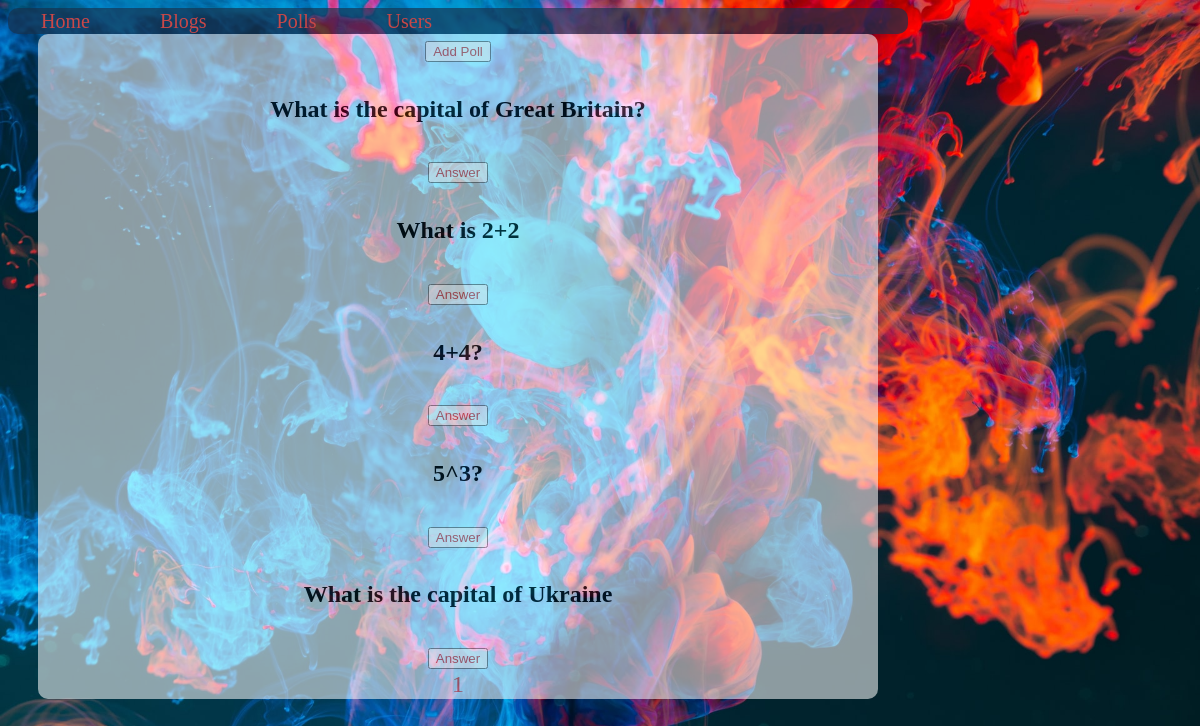
Screenshot of /polls/ with the database file from the repository.
### polls/models.py (models this page shows, shortened)
class Question(models.Model):
    text = models.TextField(blank=True)

### polls/views.py (the view)
# urls.py: path('', views.index, name='blogs_main'),
def index(request):
    questions_list = Question.objects.all()
    paginator = Paginator(questions_list, 10)
    page = request.GET.get('page')
    try:
        questions = paginator.page(page)
    except PageNotAnInteger:
        questions = paginator.page(1)
    except EmptyPage:
        questions = paginator.page(paginator.num_pages)
    return render(request, 'polls/index.html', {'questions': questions})

### polls/templates/polls/index.html (shortened to what this page needs)
{% extends 'base.html' %}
{% load static %}
    {% block content %}
        <div id="contents">
            <button><a href="{% url 'polls_add_poll' %}">Add Poll</a></button>
            {% for question in questions %}
                <h4>{{ question.text }}</h4>
                <button><a href="{% url 'polls_detail' question.id %}">Answer</a></button>
            {% endfor %}
           <div class="pagination">
               <span class="pages-links">
                   {% for page in questions.paginator %}
                       <a href="?page={{ page.number }}">{{ page.number }}</a>
                   {% endfor %}
               </span>
           </div>
        </div>
    {% endblock %}

### static/styles.css (style rules this page uses)
body { background-image: url(images/background.jpg); background-size: cover; background-attachment:fixed; width: 75%; height: 75%; overflow-y: scroll; }
a { text-decoration: none; color: #c94848; }
#contents { width: 70%; height: auto; min-height: 50%; opacity: 0.74; background-color: rgba(255,255,255,0.74); border-radius: 10px; font-family: Rockwell; text-align: center; font-size: 24px; line-height: 1.2; font-weight: 400; color: #000000; position: absolute; margin-left: 2.5%; }

### rows the page displays
Question: text "What is the capital of Great Britain?"
Question: text "What is 2+2"
Question: text "4+4?"
Question: text "5^3?"
Question: text "What is the capital of Ukraine"

### other values shown
{{ page.number }} "1"
